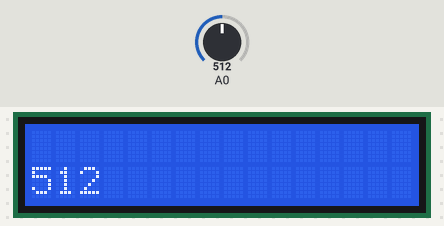
A sketch run on a simulated Arduino Uno, built with avr-gcc and run on an emulated ATmega328P. On the bench: 16×2 character LCD. The test bench sets the inputs (shaded band); at power-on: A0 = 512.

Above: at 1.2 s.
1.3 s: A0 set to 716
At 3.2 s:
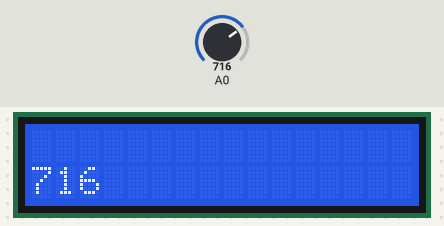
3.5 s: A0 set to 900
At 4.9 s:
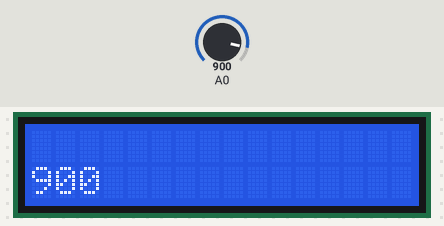
5.5 s: A0 set to 1023
At 6.7 s:
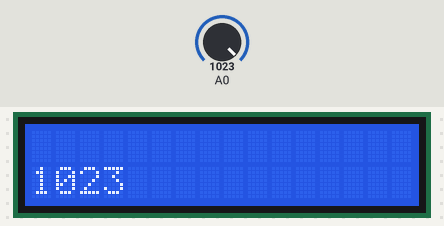
Timing chart, 0 to 8.5 s (numbered marks = the images above; inputs shaded):
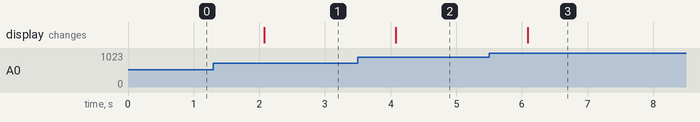

The sketch:

lcd.ino
```cpp
#include <LiquidCrystal.h>

LiquidCrystal lcd(7, 8, 9, 10, 11, 12);

void setup() {
  lcd.begin(16, 2);
  lcd.clear();
}

int value = 0;
void loop() {
  lcd.clear();
  value = analogRead(A0);
  lcd.setCursor(0, 1);
  lcd.print(value);
  delay(1000);
}
```

Measured:
- after the input at 1.3 s, the display: changes after 0.77 s (image 1)
- after the input at 3.5 s, the display: changes after 0.58 s (image 2)
- after the input at 5.5 s, the display: changes after 0.59 s (image 3)
